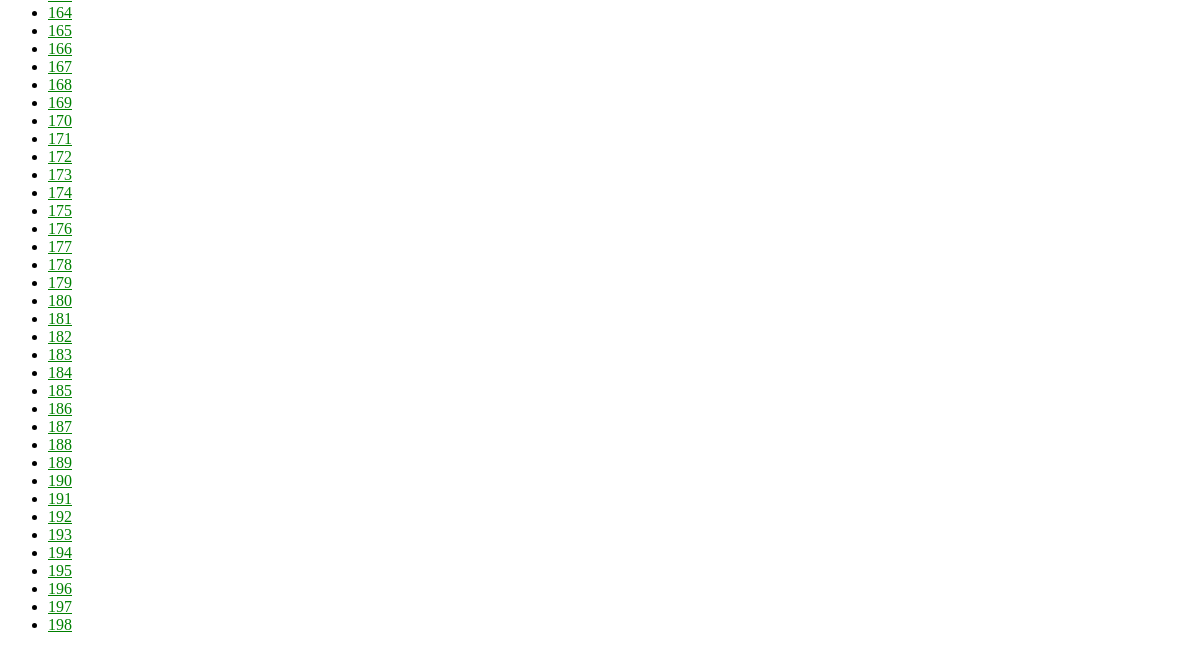
Before: /CMdiagnose/ (lower part) with the older database file.
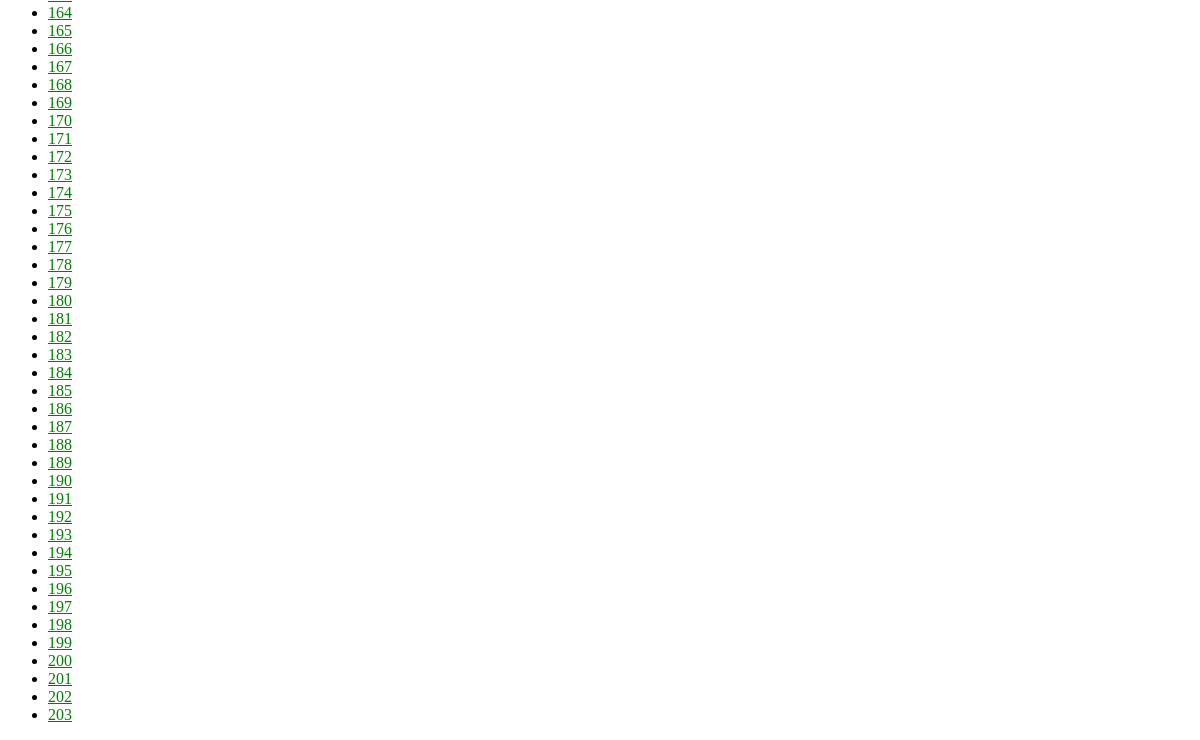
After: the same page with the newer database file.
### CMdiagnose/models.py (models this page shows, shortened)
class Person(models.Model):
    body = models.OneToOneField(Body, on_delete=models.CASCADE)
    tongue = models.OneToOneField(Tongue, on_delete=models.CASCADE)

### CMdiagnose/views.py (the view)
# urls.py: path('', views.IndexView.as_view(), name='index'),
class IndexView(generic.ListView):
    template_name = 'CMdiagnose/index.html'
    context_object_name = 'Person_list'
    def get_queryset(self):
        return Person.objects.all()

### CMdiagnose/templates/CMdiagnose/index.html
{% load static %}
<link rel="stylesheet" type="text/css" href="{% static 'polls/style.css' %}">
    <ul>
    {% for person in Person_list %}
        <li><a href="{% url 'CMdiagnose:detail' person.pk %}">{{ person.pk }}</a></li>
    {% endfor %}
    </ul>

Changed rows visible on the page:
added Person: pk "199"
added Person: pk "200"
added Person: pk "201"
added Person: pk "202"
added Person: pk "203"
